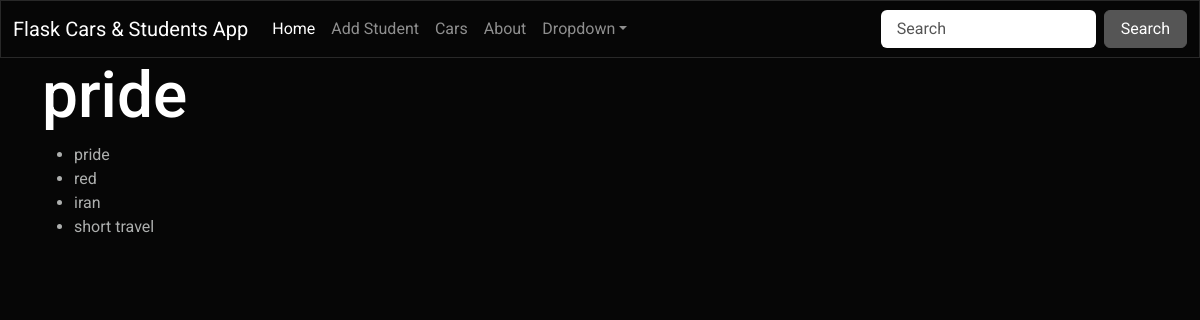
Page /car/1 on the committed database.
### app.py (models this page shows, shortened)
class Car(db.Model):
    id = db.Column(db.Integer ,primary_key = True)
    carname = db.Column(db.String(100),nullable=False)
    carcolor = db.Column(db.String(100),nullable=False)
    carmadeat = db.Column(db.String(100),nullable=False)
    cartype = db.Column(db.String(100),nullable=False)

### app.py (the view)
@app.route('/car/<int:id>')
def car(id):
    car = Car.query.filter_by(id=id).first_or_404()
    return render_template('car.html',car=car   )

### templates/car.html
{% extends 'layout.html' %}
{% block content %}
    <span class="title">
        <h1>{% block title %} {{ car.carname }} {% endblock %}</h1>
    </span>
    <div class="content">
          <div>
            <ul>
                <li>{{car.carname}}</li>
                <li>{{car.carcolor}}</li>
                <li>{{car.carmadeat}}</li>
                <li>{{car.cartype}}</li>
            </ul>
          </div>
    </div>
{% endblock %}

### rows in the picture
Car: carname "pride", carcolor "red", carmadeat "iran", cartype "short travel"
